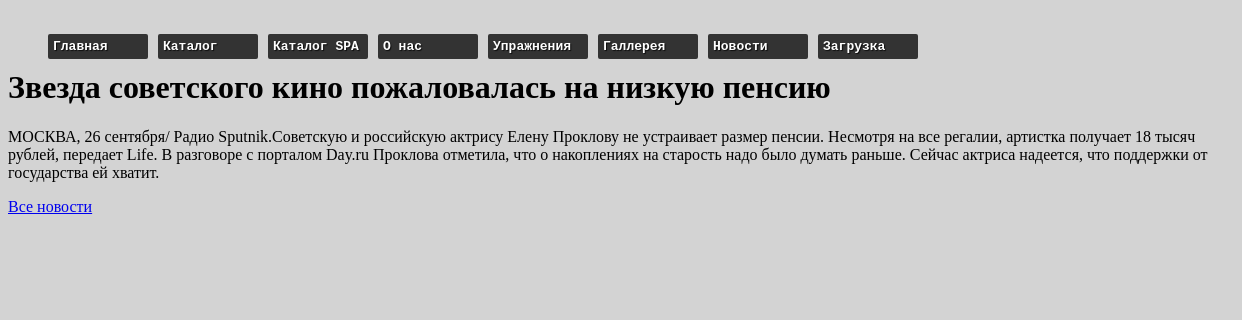
Screenshot of /onenews/?id=2 with the database file from the repository.
### tables this page shows
CREATE TABLE `news` (
  `id` int UNSIGNED NOT NULL,
  `title` varchar(255) NOT NULL,
  `text` text NOT NULL,
  `likes` int DEFAULT '0'
);

### engine/functions.php (called while the page is built, shortened)
<?php
function render($page, $params = []){
    return renderTemplate(LAYOUTS_DIR . $params['layout'], [
            'menu' => '<div class="menu">'. renderMenu($params['menu']) . '</div>',
            'content' => renderTemplate($page, $params),
            'title' => $params['title']
        ]
    );
}
function renderTemplate($page, $params = []) {
    extract($params);
    include TEMPLATE_DIR . $page .".php";
    return ob_get_clean();
}

### engine/db.php (called while the page is built, shortened)
<?php
function getDb() {
    static $db = null;
    if(is_null($db)){
        $db = @mysqli_connect(HOST, USER, PASS, DB) or die("Could not connect: " . mysqli_connect_error());
    }
    return $db;
}
function getOneResult($sql) {
    $result = @mysqli_query(getDb(), $sql) or die(mysqli_error(getDb()));
    return mysqli_fetch_assoc($result);
}

### engine/news.php (called while the page is built, shortened)
<?php
function getOneNews($id) {
    return getOneResult("SELECT title, text FROM news WHERE id =" . $id);
}

### templates/onenews.php (the view)
<div>
    <h1><?=$news['title']?></h1>
    <p><?=$news['text']?></p>
</div>
<div>
    <a href="/news">Все новости</a>
</div>

### public/css/style.css (style rules this page uses)
body { background-color: lightgray; }

### rows the page displays
news: title "Звезда советского кино пожаловалась на низкую пенсию", text "МОСКВА, 26 сентября/ Радио Sputnik.Советскую и российскую актрису Елену Проклову не устраивает размер пенсии. Несмотря на все регалии, артистка получает 18 тысяч рублей, передает Life. В разговоре с порталом Day.ru Проклова отметила, что о накоплениях на старость надо было думать раньше. Сейчас актриса надеется, что поддержки от государства ей хватит."

### other values shown
$item['name'] "Главная"
$item['name'] "Каталог"
$item['name'] "Каталог SPA"
$item['name'] "О нас"
$item['name'] "Упражнения"
$item['name'] "Галлерея"
$item['name'] "Новости"
$item['name'] "Загрузка"
